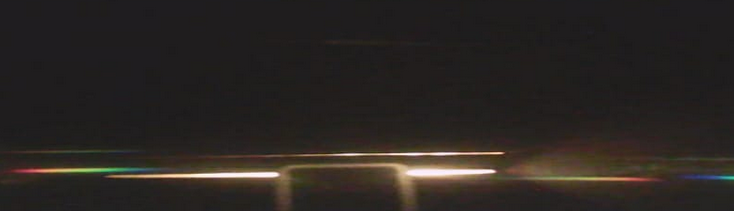
#> input picture Spectrometer-master/input.png, 734 x 211 px
$ python wav.py
#> lines starting #> are read from the running program, lines starting #| are printed output that depends on the picture
import numpy as np
import cv2
import matplotlib.pyplot as plt


img=cv2.imread('input.png')
#> img is the input picture: shape (211, 734, 3); mean B, G, R 34.7, 38, 43
img = cv2.cvtColor(img,cv2.COLOR_BGR2GRAY)
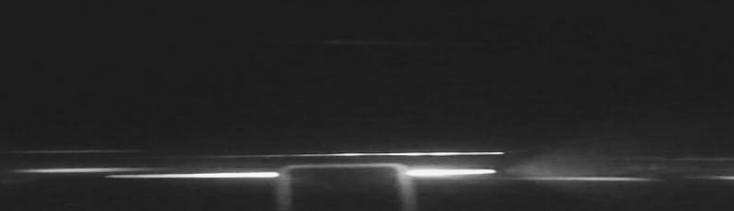
#> img: shape (211, 734); min 25, max 252, mean 39.2
dft = np.fft.fft2(img)
dft_shift = np.fft.fftshift(dft)
phase_spectrum = np.angle(dft_shift)
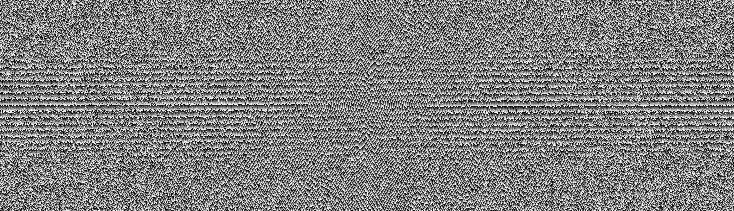
#> phase_spectrum: shape (211, 734) float64; min -3.14, max 3.14, mean -2.03e-05; drawn with min black and max white

ax1 = plt.subplot(1,2,1)
ax1.imshow(img, cmap='gray')

ax2 = plt.subplot(1,2,2)
ax2.imshow(phase_spectrum, cmap='gray')

plt.show()
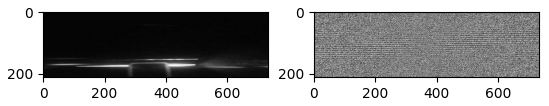
#> figure drawn by matplotlib, 2 panels

$ run again, with Spectrometer-master/t2.png copied over Spectrometer-master/input.png
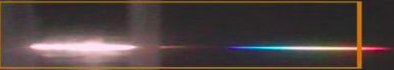
#> input picture Spectrometer-master/t2.png, 394 x 70 px
#> img is the input picture: shape (70, 394, 3); mean B, G, R 63.8, 66.5, 79
#> img: shape (70, 394)
#> `phase_spectrum = np.angle(dft_shift)`:
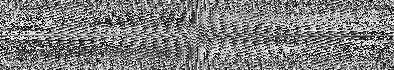
#> phase_spectrum: shape (70, 394) float64; min -3.14, max 3.14, mean -0.000114; drawn with min black and max white
#> `plt.show()`:
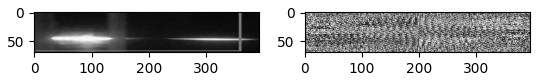
#> figure drawn by matplotlib, 2 panels

$ run again, with Spectrometer-master/t3.png copied over Spectrometer-master/input.png
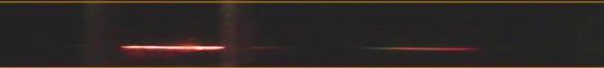
#> input picture Spectrometer-master/t3.png, 604 x 68 px
#> img is the input picture: shape (68, 604, 3); mean B, G, R 37.4, 39.5, 47.5
#> img: shape (68, 604)
#> `phase_spectrum = np.angle(dft_shift)`:
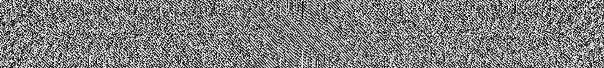
#> phase_spectrum: shape (68, 604) float64; min -3.14, max 3.14, mean 0.000229; drawn with min black and max white
#> `plt.show()`:
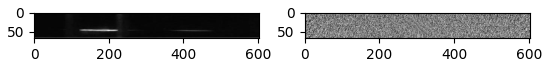
#> figure drawn by matplotlib, 2 panels
